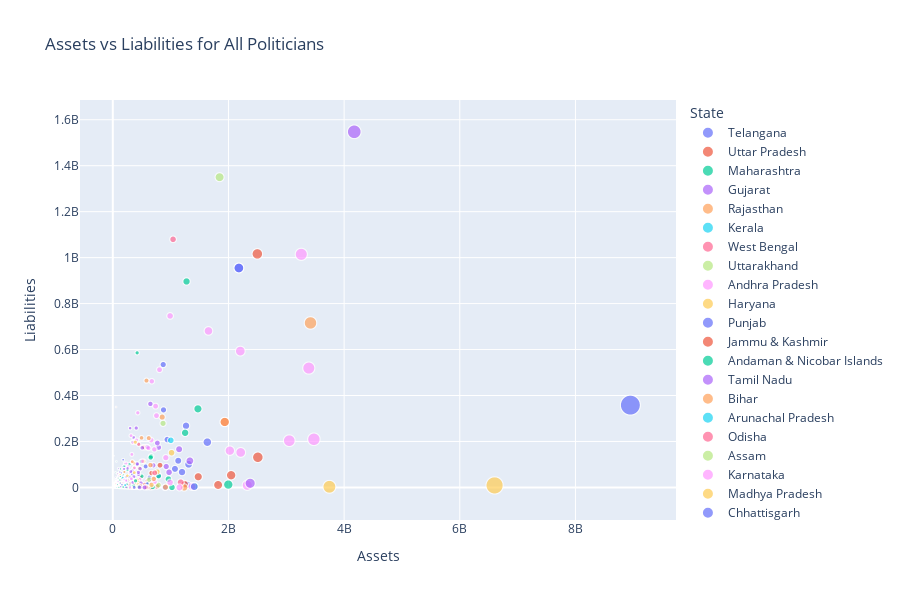

Source (notebook cell):
### Code cell
fig = px.scatter(candidate_2019, x='Assets', y='Liabilities', 
                 color='State',size='Assets', 
                 height=600,
                 hover_data=(['Name','Party','Constituency','State','Winner']),
                 title='Assets vs Liabilities for All Politicians')
fig.show()
